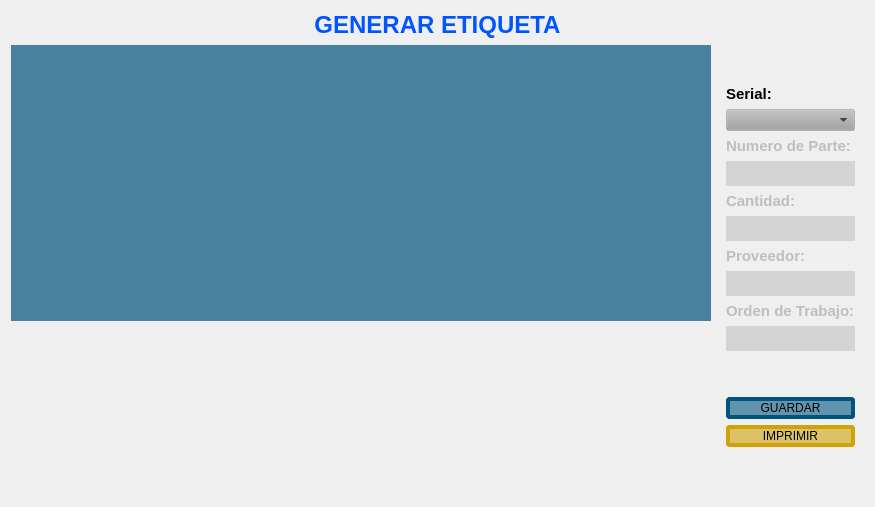
               <widget class="QWidget" name="Report_Page">
                <layout class="QVBoxLayout" name="verticalLayout_24">
                 <item>
                  <layout class="QVBoxLayout" name="verticalLayout_22">
                   <item>
                    <widget class="QLabel" name="label_6">
                     <property name="sizePolicy">
                      <sizepolicy hsizetype="Preferred" vsizetype="Fixed">
                       <horstretch>0</horstretch>
                       <verstretch>0</verstretch>
                      </sizepolicy>
                     </property>
                     <property name="text">
                      <string>&lt;html&gt;&lt;head/&gt;&lt;body&gt;&lt;p align=&quot;center&quot;&gt;&lt;span style=&quot; font-size:18pt; font-weight:700; color:#0055ff;&quot;&gt;GENERAR ETIQUETA&lt;/span&gt;&lt;/p&gt;&lt;/body&gt;&lt;/html&gt;</string>
                     </property>
                    </widget>
                   </item>
                   <item>
                    <layout class="QHBoxLayout" name="horizontalLayout_8">
                     <item>
                      <layout class="QVBoxLayout" name="verticalLayout_34">
                       <item>
                        <widget class="QLabel" name="lbl_labelMasterEdit">
                         <property name="sizePolicy">
                          <sizepolicy hsizetype="Fixed" vsizetype="Fixed">
                           <horstretch>0</horstretch>
                           <verstretch>0</verstretch>
                          </sizepolicy>
                         </property>
                         <property name="minimumSize">
                          <size>
                           <width>700</width>
                           <height>200</height>
                          </size>
                         </property>
                         <property name="maximumSize">
                          <size>
                           <width>700</width>
                           <height>500</height>
                          </size>
                         </property>
                         <property name="styleSheet">
                          <string notr="true">background-color: rgba(0, 85, 127, 180);</string>
                         </property>
                         <property name="text">
                          <string/>
                         </property>
                         <property name="pixmap">
                          <pixmap>../Label_Master.PNG</pixmap>
                         </property>
                         <property name="scaledContents">
                          <bool>true</bool>
                         </property>
                        </widget>
                       </item>
                       <item>
                        <spacer name="verticalSpacer_7">
                         <property name="orientation">
                          <enum>Qt::Orientation::Vertical</enum>
                         </property>
                         <property name="sizeType">
                          <enum>QSizePolicy::Policy::Minimum</enum>
                         </property>
                         <property name="sizeHint" stdset="0">
                          <size>
                           <width>20</width>
                           <height>175</height>
                          </size>
                         </property>
                        </spacer>
                       </item>
                      </layout>
                     </item>
                     <item>
                      <widget class="QFrame" name="verticalFrame_2">
                       <property name="maximumSize">
                        <size>
                         <width>200</width>
                         <height>1500</height>
                        </size>
                       </property>
                       <layout class="QVBoxLayout" name="verticalLayout_25">
                        <property name="topMargin">
                         <number>40</number>
                        </property>
                        <item>
                         <widget class="QLabel" name="label_11">
                          <property name="sizePolicy">
                           <sizepolicy hsizetype="Preferred" vsizetype="Fixed">
                            <horstretch>0</horstretch>
                            <verstretch>0</verstretch>
                           </sizepolicy>
                          </property>
                          <property name="text">
                           <string>&lt;html&gt;&lt;head/&gt;&lt;body&gt;&lt;p&gt;&lt;span style=&quot; font-size:11pt; font-weight:700;&quot;&gt;Serial:&lt;/span&gt;&lt;/p&gt;&lt;/body&gt;&lt;/html&gt;</string>
                          </property>
                         </widget>
                        </item>
                        <item>
                         <widget class="QComboBox" name="box_serial">
                          <property name="styleSheet">
                           <string notr="true">background-color: rgba(161, 161, 161,90);</string>
                          </property>
                          <property name="placeholderText">
                           <string>Serial</string>
                          </property>
                         </widget>
                        </item>
                        <item>
                         <widget class="QLabel" name="label_8">
                          <property name="enabled">
                           <bool>false</bool>
                          </property>
                          <property name="sizePolicy">
                           <sizepolicy hsizetype="Preferred" vsizetype="Fixed">
                            <horstretch>0</horstretch>
                            <verstretch>0</verstretch>
                           </sizepolicy>
                          </property>
                          <property name="text">
                           <string>&lt;html&gt;&lt;head/&gt;&lt;body&gt;&lt;p&gt;&lt;span style=&quot; font-size:11pt; font-weight:700;&quot;&gt;Numero de Parte:&lt;/span&gt;&lt;/p&gt;&lt;/body&gt;&lt;/html&gt;</string>
                          </property>
                         </widget>
                        </item>
                        <item>
                         <widget class="QLabel" name="lbl_PartNoprint">
                          <property name="minimumSize">
                           <size>
                            <width>0</width>
                            <height>25</height>
                           </size>
                          </property>
                          <property name="font">
                           <font>
                            <family>Segoe UI</family>
                            <pointsize>10</pointsize>
                            <italic>false</italic>
                            <bold>false</bold>
                           </font>
                          </property>
                          <property name="styleSheet">
                           <string notr="true">color: rgb(255, 196, 0);
background-color: rgba(161, 161, 161,90);</string>
                          </property>
                          <property name="text">
                           <string/>
                          </property>
                         </widget>
                        </item>
                        <item>
                         <widget class="QLabel" name="label_9">
                          <property name="enabled">
                           <bool>false</bool>
                          </property>
                          <property name="sizePolicy">
                           <sizepolicy hsizetype="Preferred" vsizetype="Fixed">
                            <horstretch>0</horstretch>
                            <verstretch>0</verstretch>
                           </sizepolicy>
                          </property>
                          <property name="text">
                           <string>&lt;html&gt;&lt;head/&gt;&lt;body&gt;&lt;p&gt;&lt;span style=&quot; font-size:11pt; font-weight:700;&quot;&gt;Cantidad:&lt;/span&gt;&lt;/p&gt;&lt;/body&gt;&lt;/html&gt;</string>
                          </property>
                         </widget>
                        </item>
                        <item>
                         <widget class="QLabel" name="lbl_QtyPrint">
                          <property name="minimumSize">
                           <size>
                            <width>0</width>
                            <height>25</height>
                           </size>
                          </property>
                          <property name="styleSheet">
                           <string notr="true">color: rgb(255, 196, 0);
background-color: rgba(161, 161, 161,90);</string>
                          </property>
                          <property name="text">
                           <string/>
                          </property>
                         </widget>
                        </item>
                        <item>
                         <widget class="QLabel" name="label_10">
                          <property name="enabled">
                           <bool>false</bool>
                          </property>
                          <property name="sizePolicy">
                           <sizepolicy hsizetype="Preferred" vsizetype="Fixed">
                            <horstretch>0</horstretch>
                            <verstretch>0</verstretch>
                           </sizepolicy>
                          </property>
                          <property name="text">
                           <string>&lt;html&gt;&lt;head/&gt;&lt;body&gt;&lt;p&gt;&lt;span style=&quot; font-size:11pt; font-weight:700;&quot;&gt;Proveedor:&lt;/span&gt;&lt;/p&gt;&lt;/body&gt;&lt;/html&gt;</string>
                          </property>
                         </widget>
                        </item>
                        <item>
                         <widget class="QLabel" name="lbl_ProveedorPrint">
                          <property name="minimumSize">
                           <size>
                            <width>0</width>
                            <height>25</height>
                           </size>
                          </property>
                          <property name="styleSheet">
                           <string notr="true">color: rgb(255, 196, 0);
background-color: rgba(161, 161, 161,90);</string>
                          </property>
                          <property name="text">
                           <string/>
                          </property>
                         </widget>
                        </item>
                        <item>
                         <widget class="QLabel" name="label_12">
                          <property name="enabled">
                           <bool>false</bool>
                          </property>
                          <property name="sizePolicy">
                           <sizepolicy hsizetype="Preferred" vsizetype="Fixed">
                            <horstretch>0</horstretch>
                            <verstretch>0</verstretch>
                           </sizepolicy>
                          </property>
                          <property name="text">
                           <string>&lt;html&gt;&lt;head/&gt;&lt;body&gt;&lt;p&gt;&lt;span style=&quot; font-size:11pt; font-weight:700;&quot;&gt;Orden de Trabajo:&lt;/span&gt;&lt;/p&gt;&lt;/body&gt;&lt;/html&gt;</string>
                          </property>
                         </widget>
                        </item>
                        <item>
                         <widget class="QLabel" name="lbl_OTPrint">
                          <property name="minimumSize">
                           <size>
                            <width>0</width>
                            <height>25</height>
                           </size>
                          </property>
                          <property name="styleSheet">
                           <string notr="true">color: rgb(255, 196, 0);
background-color: rgba(161, 161, 161,90);</string>
                          </property>
                          <property name="text">
                           <string/>
                          </property>
                         </widget>
                        </item>
                        <item>
                         <spacer name="verticalSpacer_9">
                          <property name="orientation">
                           <enum>Qt::Orientation::Vertical</enum>
                          </property>
                          <property name="sizeType">
                           <enum>QSizePolicy::Policy::Fixed</enum>
                          </property>
                          <property name="sizeHint" stdset="0">
                           <size>
                            <width>20</width>
                            <height>40</height>
                           </size>
                          </property>
                         </spacer>
                        </item>
                        <item>
                         <widget class="QPushButton" name="btn_saveDataLabel">
                          <property name="styleSheet">
                           <string notr="true">QPushButton{
background-color: rgba(0, 85, 127, 150);
font:15pt &quot;Segoe UI&quot;;
border-radius: 4px;
border: 4px solid black;
border-color: rgb(0, 85, 127);}

QPushButton:pressed {
	background-color: rgb(0, 85, 127);
}
</string>
                          </property>
                          <property name="text">
                           <string>GUARDAR</string>
                          </property>
                         </widget>
                        </item>
                        <item>
                         <widget class="QPushButton" name="btn_PrintLabel">
                          <property name="styleSheet">
                           <string notr="true">QPushButton{background-color: rgba(207, 162, 9,150);
font:15pt &quot;Segoe UI&quot;;
border-radius: 4px;
border: 4px solid black;
border-color: rgb(207, 162, 9);}

QPushButton:pressed {
	background-color: rgb(255, 233, 51 );
}</string>
                          </property>
                          <property name="text">
                           <string>IMPRIMIR</string>
                          </property>
                         </widget>
                        </item>
                        <item>
                         <spacer name="verticalSpacer_5">
                          <property name="orientation">
                           <enum>Qt::Orientation::Vertical</enum>
                          </property>
                          <property name="sizeHint" stdset="0">
                           <size>
                            <width>20</width>
                            <height>40</height>
                           </size>
                          </property>
                         </spacer>
                        </item>
                       </layout>
                      </widget>
                     </item>
                    </layout>
                   </item>
                  </layout>
                 </item>
                </layout>
               </widget>
